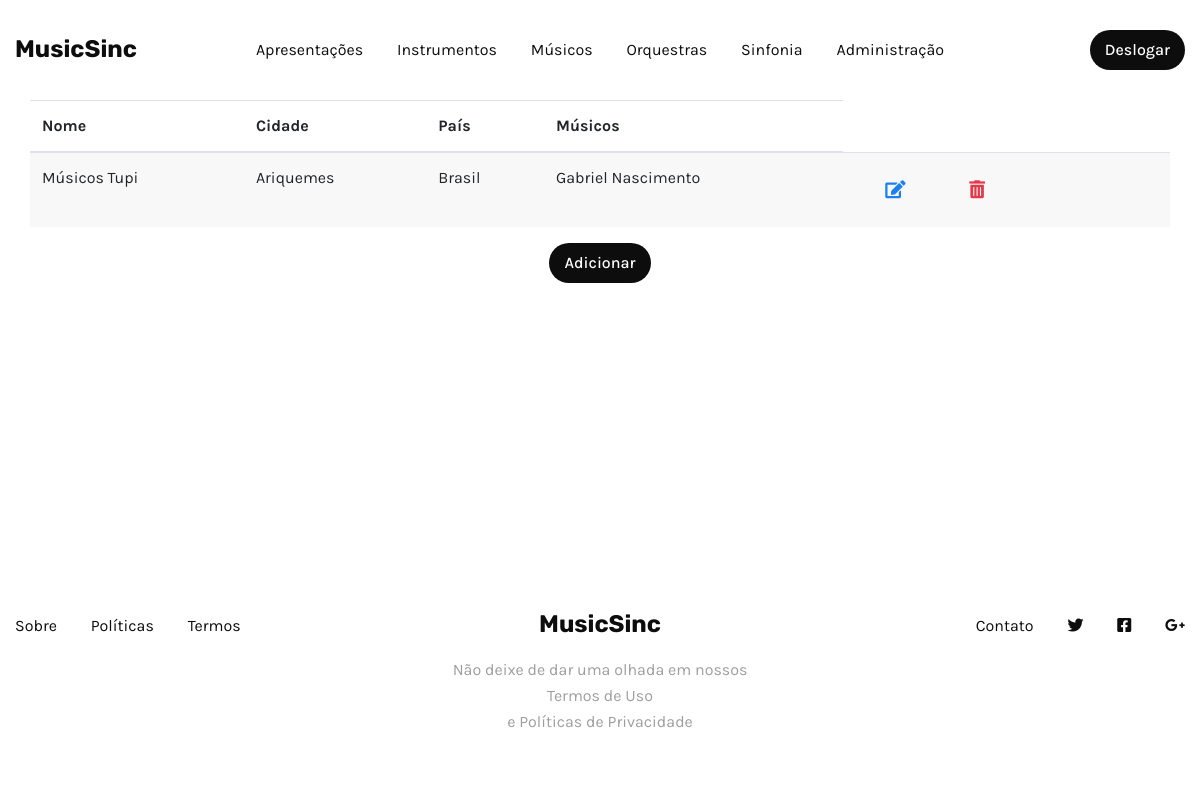
Page /orquestras/listar/ (signed in) on the committed database.
### core/models.py (models this page shows, shortened)
class Orquestra(models.Model):
    nome = models.CharField(max_length=80)
    cidade = models.CharField(max_length=60)
    pais = models.CharField(max_length=30)
    dt_criacao = models.DateTimeField(auto_now_add=True)
    musicos = models.ManyToManyField(Musico)
    class Meta:
        verbose_name = 'Orquestras'
        verbose_name_plural = 'Orquestras'

class Musico(models.Model):
    nome = models.CharField(max_length=70)
    nacionalidade = models.CharField(choices=nacionalidade, max_length=20)
    dt_nascimento = models.DateField()
    class Meta:
        verbose_name = 'Musico'
        verbose_name_plural = 'Musicos'

### orquestra/views.py (the view)
# urls.py: path('listar/', views.OrquestraListView.as_view(), name='read'),
class OrquestraListView(LoginRequiredMixin, ListView):
    model = Orquestra
    template_name = 'orquestra/tabela_orquestra.html'
    context_object_name = 'orquestras'
    login_url='login'

### orquestra/templates/orquestra/tabela_orquestra.html (shortened to what this page needs)
{% extends "base.html" %}
{% block content %}
{% include 'components/nav_tables.html' %}
<div class="container table-container">
  <table class="table table-striped">
    <thead>
      <tr>
        <th scope="col">Nome</th>
        <th scope="col">Cidade</th>
        <th scope="col">País</th>
        <th scope="col">Músicos</th>
      </tr>
    </thead>
    <tbody>
      {% for orquestra in orquestras %}
      <tr>
        <td>{{ orquestra.nome }}</td>
        <td>{{ orquestra.cidade }}</td>
        <td>{{ orquestra.pais }}</td>
        <td>
            {% for musico in orquestra.musicos.all %}
                {{ musico.nome }}
                {% endfor %}
        </td>
        <td>
          <a href="{% url 'orquestra:update' orquestra.id %}" class="btn btn-link edit-btn" title="Editar">
            <i class="fas fa-edit"></i>
          </a>
          <a href="{% url 'orquestra:delete' orquestra.id %}" class="btn btn-link delete-btn" title="Excluir">
            <i class="fas fa-trash-alt"></i>
          </a>
        </td>
      </tr>
      {% empty %}
      <tr>
        <td colspan="4" class="text-center">
          <h4>Nada aqui para ver</h4>
        </td>
      </tr>
      {% endfor %}
    </tbody>
  </table>
  <div class="col-12 d-flex justify-content-center mt-16">
    <a href="{% url 'orquestra:create' %}" class="btn sm action-2 f-16">Adicionar</a>
  </div>
</div>
{% endblock %}

### orquestra/templates/orquestra/tabela_orquestra.html (style rules this page uses)
.edit-btn { color: #1b80eb; }
.delete-btn { color: #e23a4b; }

### rows in the picture
Orquestra: nome "Músicos Tupi", cidade "Ariquemes", pais "Brasil"
Musico: nome "Gabriel Nascimento"
